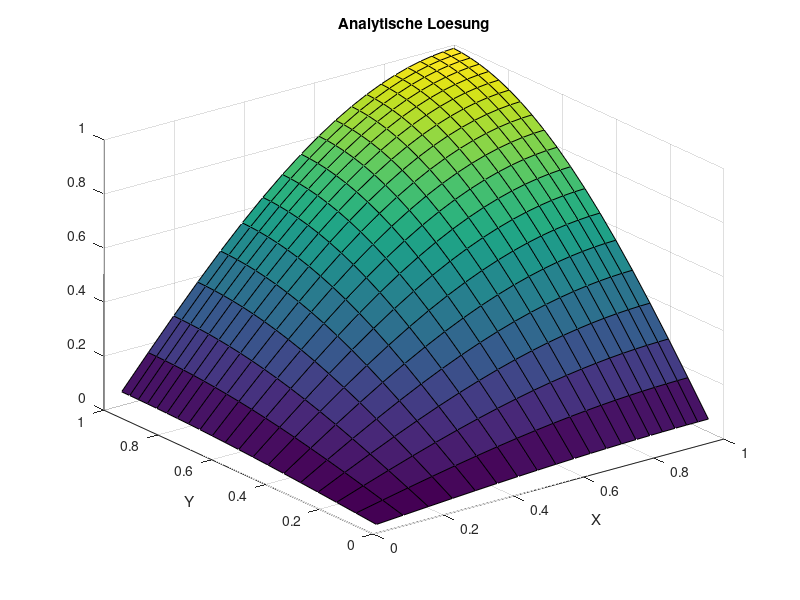
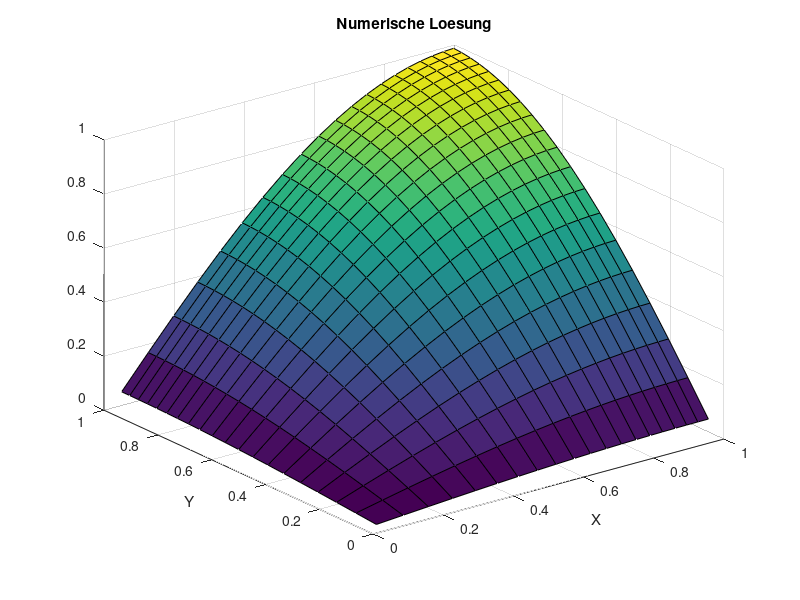
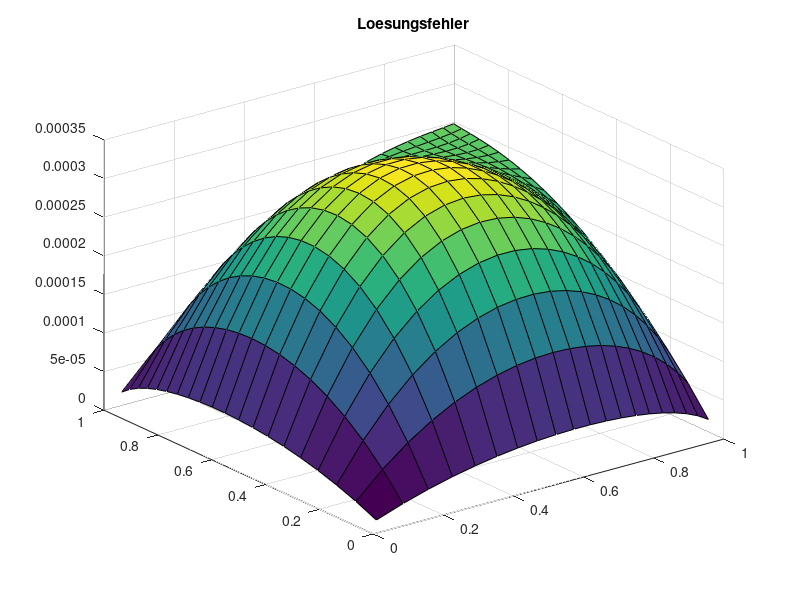
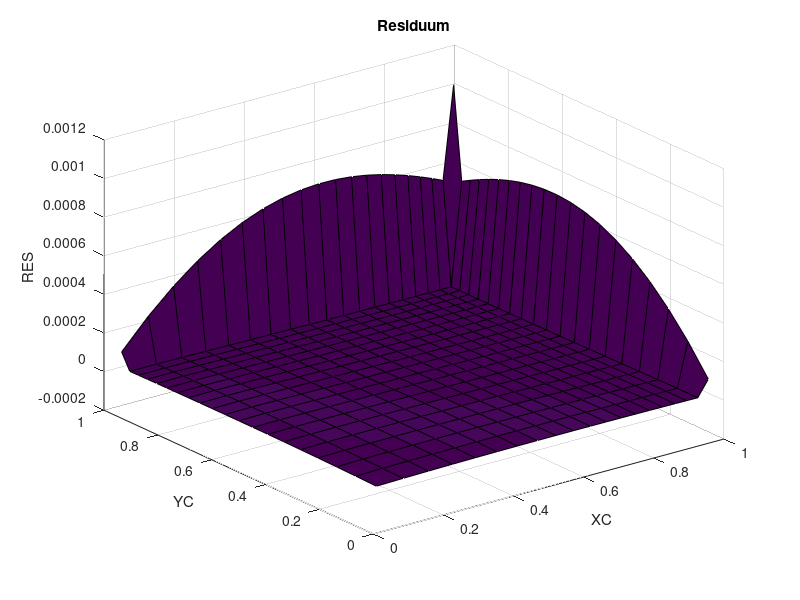

The MATLAB source for these figures, in order:
clc
clear all
close all

%SOL=@(x,y) sin(pi*x)*sin(pi*y)+1;
%MSOL=@(x,y) -2*pi^2*sin(pi*x)*sin(pi*y);
SOL=@(x,y) sin(pi/2*x)*sin(pi/2*y);
MSOL=@(x,y) -1*pi^2/2*sin(pi/2*x)*sin(pi/2*y);

DIF=1.0;
XMIN=0.0;
XMAX=1.0;
YMIN=0.0;
YMAX=1.0;
ALPHAX=0.95;
ALPHAY=0.95;
N=20; % KV's in einer Koordinatenrichtung, macht N^2 KV gesamt
NN=N*N;


X = zeros(1,N+1);
for I=1:N+1
  X(I) = XMIN + (ALPHAX^(I-1)-1)/(ALPHAX^N-1)*(XMAX-XMIN);
end

Y = zeros(1,N+1);
for I=1:N+1
  Y(I) = YMIN + (ALPHAY^(I-1)-1)/(ALPHAY^N-1)*(YMAX-YMIN);
end

%NDIVS = 1;
%% N halbieren
%for j=1:NDIVS
%idx =1;
%X2=0;
%for i=1:length(X)+1
  %if mod(i, 2)==1
    %X2(idx)=X(i);
    %idx=idx+1;
  %end
%end
%X=X2;
%N=length(X)-1;
%end

%for j=1:NDIVS
%idx =1;
%Y2=0;
%for i=1:length(Y)+1
  %if mod(i, 2)==1
    %Y2(idx)=Y(i);
    %idx=idx+1;
  %end
%end
%Y=Y2;
%N=length(Y)-1;
%end
%NN=N*N;

XC = (X(1:N)+X(2:N+1))/2;
YC = (Y(1:N)+Y(2:N+1))/2;
XCR = [XMIN, XC, XMAX];
YCR = [YMIN, YC, YMAX];

%%% ANALYTISCHE LÖSUNG
TA = zeros(N, N);
for I=1:N
  for J=1:N
    TA(I, J)=SOL(XC(I), YC(J));
  end
end

figure(1)
surf(XC, YC, TA');
title('Analytische Loesung')
xlabel('X')
ylabel('Y')

%%% FVM Lösung

% Randbedingungen
for I=1:N RBS(I)=SOL(XC(I), 0); end
for I=1:N RBN(I)=SOL(XC(I), 1); end
for I=1:N RBE(I)=SOL(1, YC(I)); end
for I=1:N RBW(I)=SOL(0, YC(I)); end

% Koeffizienten speichern
AP = zeros(N);
AE = zeros(N);
AN = zeros(N);
AW = zeros(N);
AS = zeros(N);

for I=1:N
  for J=1:N
    DX = X(I+1)-X(I);
    DY = Y(J+1)-Y(J);

    DXE = XCR(I+2)-XCR(I+1);
    DXW = XCR(I+1)-XCR(I);

    DYN = YCR(J+2)-YCR(J+1);
    DYS = YCR(J+1)-YCR(J);

    AE(I,J) = DIF*DY/DXE;
    AW(I,J) = DIF*DY/DXW;
    AN(I,J) = DIF*DX/DYN;
    AS(I,J) = DIF*DX/DYS;

    AP(I,J) = -AE(I,J)-AN(I,J)-AW(I,J)-AS(I,J);
  end
end

% Gesamtgleichungssystem aufstellen
A = zeros(NN);
b = zeros(NN, 1);

for J=1:N
  for I=1:N
    IDX = (J-1)*N + I;

    DX = X(I+1)-X(I);
    DY = Y(J+1)-Y(J);
    b(IDX) = MSOL(XC(I),YC(J))*DX*DY;

    % Hauptdiagonale
    A(IDX, IDX) = AP(I,J);

    % Westliche Nebendiagonale
    if mod(IDX,N)==1
      b(IDX) = b(IDX)-AW(I,J)*RBW(J);
    else
      A(IDX, IDX-1) = AW(I,J);
    end

    % Östliche Nebendiagonale
    if mod(IDX,N)==0
      b(IDX) = b(IDX)-AE(I,J)*RBE(J);
    else
      A(IDX, IDX+1) = AE(I,J);
    end

    % Nördliche Nebendiagonale
    if IDX > NN-N
      b(IDX) = b(IDX)-AN(I,J)*RBN(I);
    else
      A(IDX, IDX+N) = AN(I,J);
    end

    % Südliche Nebendiagonale
    if IDX <= N
      b(IDX) = b(IDX)-AS(I,J)*RBS(I);
    else
      A(IDX, IDX-N) = AS(I,J);
    end
  end
end

t=A\b;
T=reshape(t,N,N);

% mit Randwerten
T2 = zeros(N+2);
T2(2:N+1,2:N+1) = T;

figure(2)
surf(XC, YC, T');
title('Numerische Loesung')
xlabel('X')
ylabel('Y')


%%% Lösungsfehler berechnen
SERR=0.0;
ERR=zeros(N);
for I=1:N
  for J=1:N
    ERR(I,J)=T(I, J)-TA(I, J);
    SERR=SERR+ERR(I,J)^2;
  end
end
SERR=sqrt(SERR/NN);

figure(3)
surf(XC, YC, ERR');
title('Loesungsfehler')

fprintf('Summierter Fehler %16.10e NN=%g\n', SERR, NN);

%%% ORDNUNG  BESTIMMEN
% testfall 3
ERR5=2.5533815252e-02;
ERR10=5.2848291306e-03;
ERR20=1.2692480449e-03;
ERR40=3.1459455034e-04;

op=log((ERR5)/(ERR10))/log(2);
fprintf('Ordnung des Verfahrens %16.10e \n',op  );
op=log((ERR10)/(ERR20))/log(2);
fprintf('Ordnung des Verfahrens %16.10e \n',op  );
op=log((ERR20)/(ERR40))/log(2);
fprintf('Ordnung des Verfahrens %16.10e \n',op  );



%%% RESIDUUM BERECHNEN
s=zeros(N);
for I=1:N
  for J=1:N
    s(I, J)=SOL(XC(I), YC(J));
  end
end

s=reshape(s, NN, 1);

RES=A*s-b;

RES2 = reshape(RES, N, N);

figure(4)
%surf(XC(2:N-1), YC(2:N-1), [RES2(2:N-1,2:N-1)]');
surf(XC, YC, RES2');

xlabel('XC')
ylabel('YC')
zlabel('RES')
title('Residuum')

%%% Truncation Error berechnen

% b ohne Randwerte
TERR=zeros(N);
b=zeros(N);
for I=1:N
  for J=1:N
    DX = X(I+1)-X(I);
    DY = Y(J+1)-Y(J);
    b(I,J) = MSOL(XC(I),YC(J))*DX*DY;
  end
end

% source term
TERRS=zeros(N);
for I=1:N
  for J=1:N
    % benötigte Werte zwischenspeichern
    XP=XCR(I+1);
    YP=YCR(J+1);
    Xe=X(I+1);
    Xw=X(I);
    Yn=Y(J+1);
    Ys=Y(J);

    DX = Xe-Xw;
    DY = Yn-Ys;
    fP = b(I,J);

    % west
    if I==1
      fE=b(I+1);
      XE=XCR(I+2);

      TERRS1 = 1/(6*DX)*((fE-fP)/(XE-XP)-(fP-RBW(J))/(XP-Xw))*((Xe-XP)^3-(Xw-XP)^3)*DY;
    % east
    elseif I==N
      fW=b(I-1);
      XW=XCR(I);

      TERRS1 = 1/(6*DX)*((RBE(J)-fP)/(Xe-XP)-(fP-fW)/(XP-XW))*((Xe-XP)^3-(Xw-XP)^3)*DY;
    % central
    else
      fE=b(I+1,J);
      XE=XCR(I+2);
      fW=b(I-1,J);
      XW=XCR(I);

      TERRS1 = 1/(6*DX)*((fE-fP)/(XE-XP) - (fP-fW)/(XP-XW))* ((Xe-XP)^3-(Xw-XP)^3)*DY;
    end

    % south
    if J==1
      fN=b(I,J+1);
      YN=YCR(J+2);

      TERRS2 = 1/(6*DY)*((fN-fP)/(YN-YP) - (fP-RBS(I))/(YP-Ys))* ((Yn-YP)^3 - (Ys-YP)^3)*DX;
    % west
    elseif J==N
      fS=b(I,J-1);
      YS=YCR(J);

      TERRS2 = 1/(6*DY)*((RBN(I)-fP)/(Yn-YP) - (fP-fS)/(YP-YS))* ((Yn-YP)^3 - (Ys-YP)^3)*DX;
    % central
    else
      fN=b(I,J+1);
      YN=YCR(J+2);
      fS=b(I,J-1);
      YS=YCR(J);

      TERRS2 = 1/(6*DY)*((fN-fP)/(YN-YP) - (fP-fS)/(YP-YS))* ((Yn-YP)^3 - (Ys-YP)^3)*DX;
    end

    TERRS(I,J) = TERRS1 + TERRS2;
  end
end

TERRDE=zeros(N);
TERRDW=zeros(N);
TERRDN=zeros(N);
TERRDS=zeros(N);
for I=1:N
  for J=1:N
    % benötigte Werte zwischenspeichern
    XP=XCR(I+1);
    YP=YCR(J+1);
    Xe=X(I+1);
    Xw=X(I);
    Yn=Y(J+1);
    Ys=Y(J);

    DX = Xe-Xw;
    DY = Yn-Ys;

    TP=T(I,J);

    % west
    if I==1
      XE=XCR(I+2);
      TE=T(I+1,J);
      Xee=X(I+2);

      XEE=XCR(I+3);
      TEE=T(I+2,J);

      De = (Xe-XP)/(XE-XP);
      Te = De * TE + (1-De) * TP;

      TERRDE(I,J) = 1/(2*(XE-XP))*((TEE-TP)/(XEE-XP)-(TE-RBW(J))/(XE-Xw))...
        * (((XP-Xe)^2-(XE-Xe)^2)/(XE-XP))...
        + (1/(Xee-Xe)*((TEE-TE)/(XEE-XE)-(TE-TP)/(XE-XP)) - 1/(Xe-Xw)*((TE-TP)/(XE-XP)-(TP-RBW(J))/(XP-Xw)))...
        * 1/(6*(XE-XP))*(((XP-Xe)^3-(XE-Xe)^3)/(XE-XP))...
        + (1/(Xee-Xe)*((TEE-TE)/(XEE-XE)-(TE-TP)/(XE-XP)) - 1/(Xe-Xw)*((TE-TP)/(XE-XP)-(TP-RBW(J))/(XP-Xw)))...
        * 1/(6*(XE-XP)) * ((Yn-YP)^3 - (Ys-YP)^3);

      TERRDW(I,J) = -1/2*((Te-RBW(J))/(Xe-Xw) - (TP-RBW(J))/(XP-Xw));

    % west +1
    elseif I==2
      XE=XCR(I+2);
      TE=T(I+1,J);
      Xee=X(I+2);

      XEE=XCR(I+3);
      TEE=T(I+2,J);

      XW=XCR(I);
      TW=T(I-1,J);
      Xww=X(I-1);

      TERRDE(I,J) = 1/(2*(XE-XP))*((TEE-TP)/(XEE-XP)-(TE-TW)/(XE-XW))...
        * (((XP-Xe)^2-(XE-Xe)^2)/(XE-XP))...
        + (1/(Xee-Xe)*((TEE-TE)/(XEE-XE)-(TE-TP)/(XE-XP)) - 1/(Xe-Xw)*((TE-TP)/(XE-XP)-(TP-TW)/(XP-XW)))...
        * 1/(6*(XE-XP))*(((XP-Xe)^3-(XE-Xe)^3)/(XE-XP))...
        + (1/(Xee-Xe)*((TEE-TE)/(XEE-XE)-(TE-TP)/(XE-XP)) - 1/(Xe-Xw)*((TE-TP)/(XE-XP)-(TP-TW)/(XP-XW)))...
        * 1/(6*(XE-XP)) * ((Yn-YP)^3 - (Ys-YP)^3);

      TERRDW(I,J) = 1/(2*(XP-XW))*((TE-TW)/(XE-XW)-(TP-RBW(J))/(XP-Xww))...
        * (((XW-Xw)^2-(XP-Xw)^2)/(XP-XW))...
        + (1/(Xe-Xw)*((TE-TP)/(XE-XP)-(TP-TW)/(XP-XW)) - 1/(Xw-Xww)*((TP-TW)/(XP-XW)-(TW-RBW(J))/(XW-Xww)))...
        * 1/(6*(XP-XW))*(((XW-Xw)^3-(XP-Xw)^3)/(XP-XW))...
        + (1/(Xe-Xw)*((TE-TP)/(XE-XP)-(TP-TW)/(XP-XW)) - 1/(Xw-Xww)*((TP-TW)/(XP-XW)-(TW-RBW(J))/(XW-Xww)))...
        * 1/(6*(XP-XW)) * ((Yn-YP)^3 - (Ys-YP)^3);

    % east -1
    elseif I==N-1
      XE=XCR(I+2);
      TE=T(I+1,J);
      Xee=X(I+2);

      XW=XCR(I);
      TW=T(I-1,J);
      Xww=X(I-1);

      XWW=XCR(I-1);
      TWW=T(I-2,J);

      TERRDE(I,J) = 1/(2*(XE-XP))*((RBE(J)-TP)/(Xee-XP)-(TE-TW)/(XE-XW))...
        * (((XP-Xe)^2-(XE-Xe)^2)/(XE-XP))...
        + (1/(Xee-Xe)*((RBE(J)-TE)/(Xee-XE)-(TE-TP)/(XE-XP)) - 1/(Xe-Xw)*((TE-TP)/(XE-XP)-(TP-TW)/(XP-XW)))...
        * 1/(6*(XE-XP))*(((XP-Xe)^3-(XE-Xe)^3)/(XE-XP))...
        + (1/(Xee-Xe)*((RBE(J)-TE)/(Xee-XE)-(TE-TP)/(XE-XP)) - 1/(Xe-Xw)*((TE-TP)/(XE-XP)-(TP-TW)/(XP-XW)))...
        * 1/(6*(XE-XP)) * ((Yn-YP)^3 - (Ys-YP)^3);

      TERRDW(I,J) = 1/(2*(XP-XW))*((TE-TW)/(XE-XW)-(TP-TWW)/(XP-XWW))...
        * (((XW-Xw)^2-(XP-Xw)^2)/(XP-XW))...
        + (1/(Xe-Xw)*((TE-TP)/(XE-XP)-(TP-TW)/(XP-XW)) - 1/(Xw-Xww)*((TP-TW)/(XP-XW)-(TW-TWW)/(XW-XWW)))...
        * 1/(6*(XP-XW))*(((XW-Xw)^3-(XP-Xw)^3)/(XP-XW))...
        + (1/(Xe-Xw)*((TE-TP)/(XE-XP)-(TP-TW)/(XP-XW)) - 1/(Xw-Xww)*((TP-TW)/(XP-XW)-(TW-TWW)/(XW-XWW)))...
        * 1/(6*(XP-XW)) * ((Yn-YP)^3 - (Ys-YP)^3);

    % east
    elseif I==N
      XW=XCR(I);
      TW=T(I-1,J);
      Xww=X(I-1);

      XWW=XCR(I-1);
      TWW=T(I-2,J);

      Dw = (XP-Xw)/(XP-XW);
      Tw = Dw * TW + (1-Dw)*TP;

      TERRDE(I,J) = 1/2*((RBE(J)-TP)/(Xe-XP) - (RBE(J)-Tw)/(Xe-Xw));

      TERRDW(I,J) = 1/(2*(XP-XW))*((RBE(J)-TW)/(Xe-XW)-(TP-TWW)/(XP-XWW))...
        * (((XW-Xw)^2-(XP-Xw)^2)/(XP-XW))...
        + (1/(Xe-Xw)*((RBE(J)-TP)/(Xe-XP)-(TP-TW)/(XP-XW)) - 1/(Xw-Xww)*((TP-TW)/(XP-XW)-(TW-TWW)/(XW-XWW)))...
        * 1/(6*(XP-XW))*(((XW-Xw)^3-(XP-Xw)^3)/(XP-XW))...
        + (1/(Xe-Xw)*((RBE(J)-TP)/(Xe-XP)-(TP-TW)/(XP-XW)) - 1/(Xw-Xww)*((TP-TW)/(XP-XW)-(TW-TWW)/(XW-XWW)))...
        * 1/(6*(XP-XW)) * ((Yn-YP)^3 - (Ys-YP)^3);

    else
      XW=XCR(I);
      TW=T(I-1,J);
      Xww=X(I-1);

      XE=XCR(I+2);
      TE=T(I+1,J);
      Xee=X(I+2);

      XWW=XCR(I-1);
      TWW=T(I-2,J);

      XEE=XCR(I+3);
      TEE=T(I+2,J);

      TERRDE(I,J) = 1/(2*(XE-XP))*((TEE-TP)/(XEE-XP)-(TE-TW)/(XE-XW))...
        * (((XP-Xe)^2-(XE-Xe)^2)/(XE-XP))...
        + (1/(Xee-Xe)*((TEE-TE)/(XEE-XE)-(TE-TP)/(XE-XP)) - 1/(Xe-Xw)*((TE-TP)/(XE-XP)-(TP-TW)/(XP-XW)))...
        * 1/(6*(XE-XP))*(((XP-Xe)^3-(XE-Xe)^3)/(XE-XP))...
        + (1/(Xee-Xe)*((TEE-TE)/(XEE-XE)-(TE-TP)/(XE-XP)) - 1/(Xe-Xw)*((TE-TP)/(XE-XP)-(TP-TW)/(XP-XW)))...
        * 1/(6*(XE-XP)) * ((Yn-YP)^3 - (Ys-YP)^3);

      TERRDW(I,J) = 1/(2*(XP-XW))*((TE-TW)/(XE-XW)-(TP-TWW)/(XP-XWW))...
        * (((XW-Xw)^2-(XP-Xw)^2)/(XP-XW))...
        + (1/(Xe-Xw)*((TE-TP)/(XE-XP)-(TP-TW)/(XP-XW)) - 1/(Xw-Xww)*((TP-TW)/(XP-XW)-(TW-TWW)/(XW-XWW)))...
        * 1/(6*(XP-XW))*(((XW-Xw)^3-(XP-Xw)^3)/(XP-XW))...
        + (1/(Xe-Xw)*((TE-TP)/(XE-XP)-(TP-TW)/(XP-XW)) - 1/(Xw-Xww)*((TP-TW)/(XP-XW)-(TW-TWW)/(XW-XWW)))...
        * 1/(6*(XP-XW)) * ((Yn-YP)^3 - (Ys-YP)^3);
    end






    % south
    if J==1
      YN=YCR(J+2);
      Ynn=Y(J+2);
      TN=T(I,J+1);

      YNN=YCR(J+3);
      TNN=T(I,J+2);

      Dn = (Yn-YP)/(YN-YP);
      Tn = Dn * TN + (1-Dn) * TP;

      TERRDN(I,J) = 1/(2*(YN-YP))*((TNN-TP)/(YNN-YP)-(TN-RBS(I))/(YN-Ys))...
        * (((YP-Yn)^2-(YN-Yn)^2)/(YN-YP))...
        + (1/(Ynn-Yn)*((TNN-TN)/(YNN-YN)-(TN-TP)/(YN-YP)) - 1/(Yn-Ys)*((TN-TP)/(YN-YP)-(TP-RBS(I))/(YP-Ys)))...
        * 1/(6*(YN-YP))*(((YP-Yn)^3-(YN-Yn)^3)/(YN-YP))...
        + (1/(Ynn-Yn)*((TNN-TN)/(YNN-YN)-(TN-TP)/(YN-YP)) - 1/(Yn-Ys)*((TN-TP)/(YN-YP)-(TP-RBS(I))/(YP-Ys)))...
        * 1/(6*(YN-YP)) * ((Xe-XP)^3 - (Xw-XP)^3);

      TERRDW(I,J) = -1/2*((Tn-RBS(I))/(Yn-Ys) - (TP-RBS(I))/(YP-Ys));

    % south +1
    elseif J==2
      YN=YCR(J+2);
      Ynn=Y(J+2);
      TN=T(I,J+1);

      YS=YCR(J);
      Yss=Y(J-1);
      TS=T(I,J-1);

      YNN=YCR(J+3);
      TNN=T(I,J+2);

      TERRDN(I,J) = 1/(2*(YN-YP))*((TNN-TP)/(YNN-YP)-(TN-TS)/(YN-YS))...
        * (((YP-Yn)^2-(YN-Yn)^2)/(YN-YP))...
        + (1/(Ynn-Yn)*((TNN-TN)/(YNN-YN)-(TN-TP)/(YN-YP)) - 1/(Yn-Ys)*((TN-TP)/(YN-YP)-(TP-TS)/(YP-YS)))...
        * 1/(6*(YN-YP))*(((YP-Yn)^3-(YN-Yn)^3)/(YN-YP))...
        + (1/(Ynn-Yn)*((TNN-TN)/(YNN-YN)-(TN-TP)/(YN-YP)) - 1/(Yn-Ys)*((TN-TP)/(YN-YP)-(TP-TS)/(YP-YS)))...
        * 1/(6*(YN-YP)) * ((Xe-XP)^3 - (Xw-XP)^3);

      TERRDS(I,J) = 1/(2*(YP-YS))*((TN-TS)/(YN-YS)-(TP-RBS(I))/(YP-Yss))...
        * (((YS-Ys)^2-(YP-Ys)^2)/(YP-YS))...
        + (1/(Yn-Ys)*((TN-TP)/(YN-YP)-(TP-TS)/(YP-YS)) - 1/(Ys-Yss)*((TP-TS)/(YP-YS)-(TS-RBS(I))/(YS-Yss)))...
        * 1/(6*(YP-YS))*(((YS-Ys)^3-(YP-Ys)^3)/(YP-YS))...
        + (1/(Yn-Ys)*((TN-TP)/(YN-YP)-(TP-TS)/(YP-YS)) - 1/(Ys-Yss)*((TP-TS)/(YP-YS)-(TS-RBS(I))/(YS-Yss)))...
        * 1/(6*(YP-YS)) * ((Xe-XP)^3 - (Xw-XP)^3);

    % north -1
    elseif J==N-1
      YN=YCR(J+2);
      Ynn=Y(J+2);
      TN=T(I,J+1);

      YS=YCR(J);
      Yss=Y(J-1);
      TS=T(I,J-1);

      YSS=YCR(J-1);
      TSS=T(I,J-2);

      TERRDN(I,J) = 1/(2*(YN-YP))*((RBN(I)-TP)/(Ynn-YP)-(TN-TS)/(YN-YS))...
        * (((YP-Yn)^2-(YN-Yn)^2)/(YN-YP))...
        + (1/(Ynn-Yn)*((RBN(I)-TN)/(Ynn-YN)-(TN-TP)/(YN-YP)) - 1/(Yn-Ys)*((TN-TP)/(YN-YP)-(TP-TS)/(YP-YS)))...
        * 1/(6*(YN-YP))*(((YP-Yn)^3-(YN-Yn)^3)/(YN-YP))...
        + (1/(Ynn-Yn)*((RBN(I)-TN)/(Ynn-YN)-(TN-TP)/(YN-YP)) - 1/(Yn-Ys)*((TN-TP)/(YN-YP)-(TP-TS)/(YP-YS)))...
        * 1/(6*(YN-YP)) * ((Xe-XP)^3 - (Xw-XP)^3);

      TERRDS(I,J) = 1/(2*(YP-YS))*((TN-TS)/(YN-YS)-(TP-TSS)/(YP-YSS))...
        * (((YS-Ys)^2-(YP-Ys)^2)/(YP-YS))...
        + (1/(Yn-Ys)*((TN-TP)/(YN-YP)-(TP-TS)/(YP-YS)) - 1/(Ys-Yss)*((TP-TS)/(YP-YS)-(TS-TSS)/(YS-YSS)))...
        * 1/(6*(YP-YS))*(((YS-Ys)^3-(YP-Ys)^3)/(YP-YS))...
        + (1/(Yn-Ys)*((TN-TP)/(YN-YP)-(TP-TS)/(YP-YS)) - 1/(Ys-Yss)*((TP-TS)/(YP-YS)-(TS-TSS)/(YS-YSS)))...
        * 1/(6*(YP-YS)) * ((Xe-XP)^3 - (Xw-XP)^3);

    % north
    elseif J==N
      YS=YCR(J);
      Yss=Y(J-1);
      TS=T(I,J-1);

      YSS=YCR(J-1);
      TSS=T(I,J-2);

      Ds = (YP-Ys)/(YP-YS);
      Ts = Ds * TS + (1-Ds)*TP;

      TERRDN(I,J) = 1/2*((RBN(I)-TP)/(Yn-YP) - (RBN(I)-Ts)/(Yn-Ys));

      TERRDS(I,J) = 1/(2*(YP-YS))*((RBN(I)-TS)/(Yn-YS)-(TP-TSS)/(YP-YSS))...
        * (((YS-Ys)^2-(YP-Ys)^2)/(YP-YS))...
        + (1/(Yn-Ys)*((RBN(I)-TP)/(Yn-YP)-(TP-TS)/(YP-YS)) - 1/(Ys-Yss)*((TP-TS)/(YP-YS)-(TS-TSS)/(YS-YSS)))...
        * 1/(6*(YP-YS))*(((YS-Ys)^3-(YP-Ys)^3)/(YP-YS))...
        + (1/(Yn-Ys)*((RBN(I)-TP)/(Yn-YP)-(TP-TS)/(YP-YS)) - 1/(Ys-Yss)*((TP-TS)/(YP-YS)-(TS-TSS)/(YS-YSS)))...
        * 1/(6*(YP-YS)) * ((Xe-XP)^3 - (Xw-XP)^3);

    % else
    else
      YN=YCR(J+2);
      Ynn=Y(J+2);
      TN=T(I,J+1);

      YS=YCR(J);
      Yss=Y(J-1);
      TS=T(I,J-1);

      YSS=YCR(J-1);
      TSS=T(I,J-2);

      YNN=YCR(J+3);
      TNN=T(I,J+2);

      TERRDN(I,J) = 1/(2*(YN-YP))*((TNN-TP)/(YNN-YP)-(TN-TS)/(YN-YS))...
        * (((YP-Yn)^2-(YN-Yn)^2)/(YN-YP))...
        + (1/(Ynn-Yn)*((TNN-TN)/(YNN-YN)-(TN-TP)/(YN-YP)) - 1/(Yn-Ys)*((TN-TP)/(YN-YP)-(TP-TS)/(YP-YS)))...
        * 1/(6*(YN-YP))*(((YP-Yn)^3-(YN-Yn)^3)/(YN-YP))...
        + (1/(Ynn-Yn)*((TNN-TN)/(YNN-YN)-(TN-TP)/(YN-YP)) - 1/(Yn-Ys)*((TN-TP)/(YN-YP)-(TP-TS)/(YP-YS)))...
        * 1/(6*(YN-YP)) * ((Xe-XP)^3 - (Xw-XP)^3);

      TERRDS(I,J) = 1/(2*(YP-YS))*((TN-TS)/(YN-YS)-(TP-TSS)/(YP-YSS))...
        * (((YS-Ys)^2-(YP-Ys)^2)/(YP-YS))...
        + (1/(Yn-Ys)*((TN-TP)/(YN-YP)-(TP-TS)/(YP-YS)) - 1/(Ys-Yss)*((TP-TS)/(YP-YS)-(TS-TSS)/(YS-YSS)))...
        * 1/(6*(YP-YS))*(((YS-Ys)^3-(YP-Ys)^3)/(YP-YS))...
        + (1/(Yn-Ys)*((TN-TP)/(YN-YP)-(TP-TS)/(YP-YS)) - 1/(Ys-Yss)*((TP-TS)/(YP-YS)-(TS-TSS)/(YS-YSS)))...
        * 1/(6*(YP-YS)) * ((Xe-XP)^3 - (Xw-XP)^3);
    end

    TERR(I,J) = TERRS(I,J) - TERRDE(I,J)*DY + TERRDW(I,J)*DY - TERRDN(I,J)*DX + TERRDS(I,J)*DX;
  end
end

for I=1:N
  for J=1:N
  end
end

figure(5)

surf(XC(2:N-1), YC(2:N-1), TERR(2:N-1,2:N-1)');
%surf(XC, YC, TERR');
title('TE');
xlabel('x');
ylabel('y');


RESTE = RES2-TERR;
figure(6)
surf(XC(3:N-2), YC(3:N-2), RESTE(3:N-2, 3:N-2)');
%surf(XC, YC, RESTE');
title('RES-TE')
